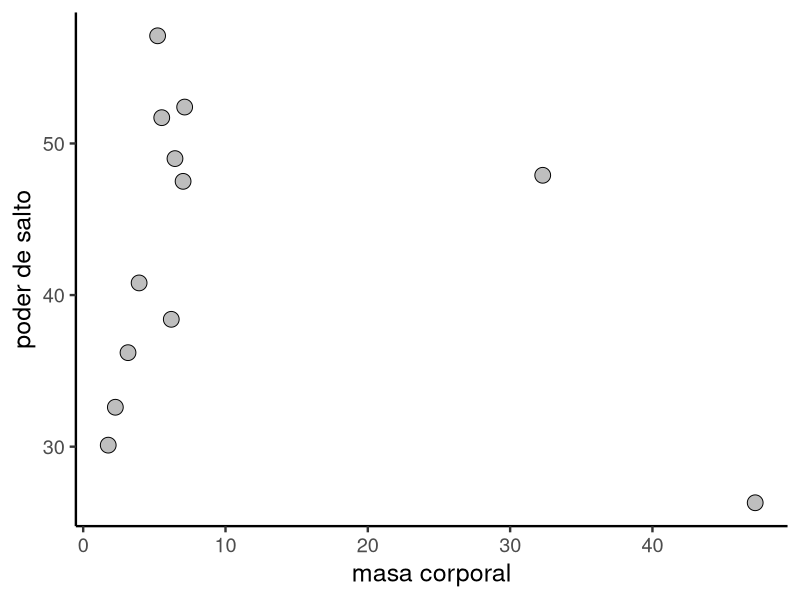

Here is the R script that generated this plot:
library(readr)
library(dplyr)
library(ggplot2)

anoles <- read_csv("Toro_et-al_2004dat.csv")

ggplot(anoles)+
  geom_point(aes(mass,pwr),size=5,pch=21,fill="gray")+
  labs(x="masa corporal",y="poder de salto")+
  theme_classic(base_size = 18)

lm(pwr~mass,data = anoles)
summary(lm(pwr~mass,data = anoles))
